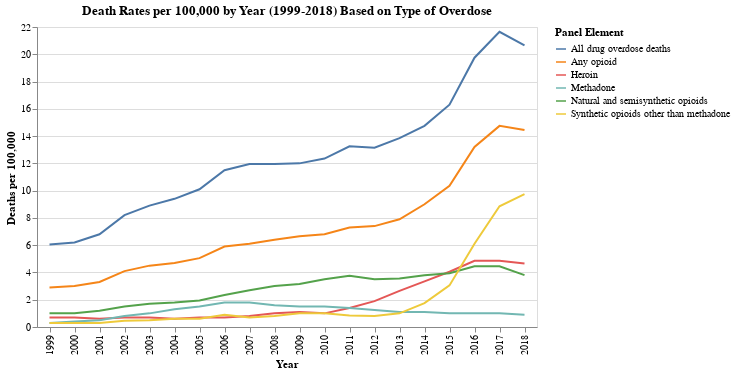

Notebook cell for this chart:
### Code cell
import altair as alt

filtered_data = data[(data['AGE'] == 'All ages') & (data['STUB_LABEL'] == 'All persons') & (data['STUB_NAME'] == 'Total')]

panel_mapping = {'Drug overdose deaths involving other synthetic opioids (other than methadone)': 'Synthetic opioids other than methadone', 
                 'Drug overdose deaths involving any opioid': 'Any opioid', 
                 'Drug overdose deaths involving heroin': 'Heroin', 
                 'Drug overdose deaths involving methadone': 'Methadone',
                 'Drug overdose deaths involving natural and semisynthetic opioids': 'Natural and semisynthetic opioids'}

agg_data = filtered_data.groupby(['YEAR', 'PANEL']).agg({'ESTIMATE': 'mean'}).reset_index()
agg_data['PANEL'] = agg_data['PANEL'].replace(panel_mapping)

alt.Chart(agg_data).mark_line().encode(
     x=alt.X('YEAR:O', axis=alt.Axis(title='Year')),
    y=alt.Y('ESTIMATE:Q', axis=alt.Axis(title='Deaths per 100,000')),
        color=alt.Color('PANEL:N', legend=alt.Legend(title='Panel Element', titleLimit=600, orient='right', columns=1, labelLimit=0))  # Adjust titleLimit, orient, and columns,
).properties(
    title='Death Rates per 100,000 by Year (1999-2018) Based on Type of Overdose',
    width=500  
)

### Figure 1 — Vega-Lite specification as saved in the notebook (floating-point values rounded to 4 significant figures)
{"config": {"view": {"continuousWidth": 300, "continuousHeight": 300}}, "data": {"name": "data-64e8eaaf9633b1f9baf751f4406f9860"}, "mark": {"type": "line"}, "encoding": {"color": {"field": "PANEL", "legend": {"columns": 1, "labelLimit": 0, "orient": "right", "title": "Panel Element", "titleLimit": 600}, "type": "nominal"}, "x": {"axis": {"title": "Year"}, "field": "YEAR", "type": "ordinal"}, "y": {"axis": {"title": "Deaths per 100,000"}, "field": "ESTIMATE", "type": "quantitative"}}, "title": "Death Rates per 100,000 by Year (1999-2018) Based on Type of Overdose", "width": 500, "$schema": "https://vega.github.io/schema/vega-lite/v5.16.3.json", "datasets": {"data-64e8eaaf9633b1f9baf751f4406f9860": [{"YEAR": 1999, "PANEL": "All drug overdose deaths", "ESTIMATE": 6.05}, {"YEAR": 1999, "PANEL": "Any opioid", "ESTIMATE": 2.9}, {"YEAR": 1999, "PANEL": "Heroin", "ESTIMATE": 0.7}, {"YEAR": 1999, "PANEL": "Methadone", "ESTIMATE": 0.3}, {"YEAR": 1999, "PANEL": "Natural and semisynthetic opioids", "ESTIMATE": 1.0}, {"YEAR": 1999, "PANEL": "Synthetic opioids other than methadone", "ESTIMATE": 0.3}, {"YEAR": 2000, "PANEL": "All drug overdose deaths", "ESTIMATE": 6.2}, {"YEAR": 2000, "PANEL": "Any opioid", "ESTIMATE": 3.0}, {"YEAR": 2000, "PANEL": "Heroin", "ESTIMATE": 0.7}, {"YEAR": 2000, "PANEL": "Methadone", "ESTIMATE": 0.4}, {"YEAR": 2000, "PANEL": "Natural and semisynthetic opioids", "ESTIMATE": 1.0}, {"YEAR": 2000, "PANEL": "Synthetic opioids other than methadone", "ESTIMATE": 0.3}, {"YEAR": 2001, "PANEL": "All drug overdose deaths", "ESTIMATE": 6.8}, {"YEAR": 2001, "PANEL": "Any opioid", "ESTIMATE": 3.3}, {"YEAR": 2001, "PANEL": "Heroin", "ESTIMATE": 0.6}, {"YEAR": 2001, "PANEL": "Methadone", "ESTIMATE": 0.5}, {"YEAR": 2001, "PANEL": "Natural and semisynthetic opioids", "ESTIMATE": 1.2}, {"YEAR": 2001, "PANEL": "Synthetic opioids other than methadone", "ESTIMATE": 0.3}, {"YEAR": 2002, "PANEL": "All drug overdose deaths", "ESTIMATE": 8.2}, {"YEAR": 2002, "PANEL": "Any opioid", "ESTIMATE": 4.1}, {"YEAR": 2002, "PANEL": "Heroin", "ESTIMATE": 0.7}, {"YEAR": 2002, "PANEL": "Methadone", "ESTIMATE": 0.8}, {"YEAR": 2002, "PANEL": "Natural and semisynthetic opioids", "ESTIMATE": 1.5}, {"YEAR": 2002, "PANEL": "Synthetic opioids other than methadone", "ESTIMATE": 0.45}, {"YEAR": 2003, "PANEL": "All drug overdose deaths", "ESTIMATE": 8.9}, {"YEAR": 2003, "PANEL": "Any opioid", "ESTIMATE": 4.5}, {"YEAR": 2003, "PANEL": "Heroin", "ESTIMATE": 0.7}, {"YEAR": 2003, "PANEL": "Methadone", "ESTIMATE": 1.0}, {"YEAR": 2003, "PANEL": "Natural and semisynthetic opioids", "ESTIMATE": 1.7}, {"YEAR": 2003, "PANEL": "Synthetic opioids other than methadone", "ESTIMATE": 0.5}, {"YEAR": 2004, "PANEL": "All drug overdose deaths", "ESTIMATE": 9.4}, {"YEAR": 2004, "PANEL": "Any opioid", "ESTIMATE": 4.7}, {"YEAR": 2004, "PANEL": "Heroin", "ESTIMATE": 0.6}, {"YEAR": 2004, "PANEL": "Methadone", "ESTIMATE": 1.3}, {"YEAR": 2004, "PANEL": "Natural and semisynthetic opioids", "ESTIMATE": 1.8}, {"YEAR": 2004, "PANEL": "Synthetic opioids other than methadone", "ESTIMATE": 0.6}, {"YEAR": 2005, "PANEL": "All drug overdose deaths", "ESTIMATE": 10.1}, {"YEAR": 2005, "PANEL": "Any opioid", "ESTIMATE": 5.05}, {"YEAR": 2005, "PANEL": "Heroin", "ESTIMATE": 0.7}, {"YEAR": 2005, "PANEL": "Methadone", "ESTIMATE": 1.5}, {"YEAR": 2005, "PANEL": "Natural and semisynthetic opioids", "ESTIMATE": 1.95}, {"YEAR": 2005, "PANEL": "Synthetic opioids other than methadone", "ESTIMATE": 0.6}, {"YEAR": 2006, "PANEL": "All drug overdose deaths", "ESTIMATE": 11.5}, {"YEAR": 2006, "PANEL": "Any opioid", "ESTIMATE": 5.9}, {"YEAR": 2006, "PANEL": "Heroin", "ESTIMATE": 0.7}, {"YEAR": 2006, "PANEL": "Methadone", "ESTIMATE": 1.8}, {"YEAR": 2006, "PANEL": "Natural and semisynthetic opioids", "ESTIMATE": 2.35}, {"YEAR": 2006, "PANEL": "Synthetic opioids other than methadone", "ESTIMATE": 0.9}, {"YEAR": 2007, "PANEL": "All drug overdose deaths", "ESTIMATE": 11.95}, {"YEAR": 2007, "PANEL": "Any opioid", "ESTIMATE": 6.1}, {"YEAR": 2007, "PANEL": "Heroin", "ESTIMATE": 0.8}, {"YEAR": 2007, "PANEL": "Methadone", "ESTIMATE": 1.8}, {"YEAR": 2007, "PANEL": "Natural and semisynthetic opioids", "ESTIMATE": 2.7}, {"YEAR": 2007, "PANEL": "Synthetic opioids other than methadone", "ESTIMATE": 0.7}, {"YEAR": 2008, "PANEL": "All drug overdose deaths", "ESTIMATE": 11.95}, {"YEAR": 2008, "PANEL": "Any opioid", "ESTIMATE": 6.4}, {"YEAR": 2008, "PANEL": "Heroin", "ESTIMATE": 1.0}, {"YEAR": 2008, "PANEL": "Methadone", "ESTIMATE": 1.6}, {"YEAR": 2008, "PANEL": "Natural and semisynthetic opioids", "ESTIMATE": 3.0}, {"YEAR": 2008, "PANEL": "Synthetic opioids other than methadone", "ESTIMATE": 0.8}, {"YEAR": 2009, "PANEL": "All drug overdose deaths", "ESTIMATE": 12.0}, {"YEAR": 2009, "PANEL": "Any opioid", "ESTIMATE": 6.65}, {"YEAR": 2009, "PANEL": "Heroin", "ESTIMATE": 1.1}, {"YEAR": 2009, "PANEL": "Methadone", "ESTIMATE": 1.5}, {"YEAR": 2009, "PANEL": "Natural and semisynthetic opioids", "ESTIMATE": 3.15}, {"YEAR": 2009, "PANEL": "Synthetic opioids other than methadone", "ESTIMATE": 1.0}, {"YEAR": 2010, "PANEL": "All drug overdose deaths", "ESTIMATE": 12.35}, {"YEAR": 2010, "PANEL": "Any opioid", "ESTIMATE": 6.8}, {"YEAR": 2010, "PANEL": "Heroin", "ESTIMATE": 1.0}, {"YEAR": 2010, "PANEL": "Methadone", "ESTIMATE": 1.5}, {"YEAR": 2010, "PANEL": "Natural and semisynthetic opioids", "ESTIMATE": 3.5}, {"YEAR": 2010, "PANEL": "Synthetic opioids other than methadone", "ESTIMATE": 1.0}, {"YEAR": 2011, "PANEL": "All drug overdose deaths", "ESTIMATE": 13.25}, {"YEAR": 2011, "PANEL": "Any opioid", "ESTIMATE": 7.3}, {"YEAR": 2011, "PANEL": "Heroin", "ESTIMATE": 1.4}, {"YEAR": 2011, "PANEL": "Methadone", "ESTIMATE": 1.4}, {"YEAR": 2011, "PANEL": "Natural and semisynthetic opioids", "ESTIMATE": 3.75}, {"YEAR": 2011, "PANEL": "Synthetic opioids other than methadone", "ESTIMATE": 0.85}, {"YEAR": 2012, "PANEL": "All drug overdose deaths", "ESTIMATE": 13.15}, {"YEAR": 2012, "PANEL": "Any opioid", "ESTIMATE": 7.4}, {"YEAR": 2012, "PANEL": "Heroin", "ESTIMATE": 1.9}, {"YEAR": 2012, "PANEL": "Methadone", "ESTIMATE": 1.25}, {"YEAR": 2012, "PANEL": "Natural and semisynthetic opioids", "ESTIMATE": 3.5}, {"YEAR": 2012, "PANEL": "Synthetic opioids other than methadone", "ESTIMATE": 0.8}, {"YEAR": 2013, "PANEL": "All drug overdose deaths", "ESTIMATE": 13.85}, {"YEAR": 2013, "PANEL": "Any opioid", "ESTIMATE": 7.9}, {"YEAR": 2013, "PANEL": "Heroin", "ESTIMATE": 2.65}, {"YEAR": 2013, "PANEL": "Methadone", "ESTIMATE": 1.1}, {"YEAR": 2013, "PANEL": "Natural and semisynthetic opioids", "ESTIMATE": 3.55}, {"YEAR": 2013, "PANEL": "Synthetic opioids other than methadone", "ESTIMATE": 1.0}, {"YEAR": 2014, "PANEL": "All drug overdose deaths", "ESTIMATE": 14.75}, {"YEAR": 2014, "PANEL": "Any opioid", "ESTIMATE": 9.0}, {"YEAR": 2014, "PANEL": "Heroin", "ESTIMATE": 3.35}, {"YEAR": 2014, "PANEL": "Methadone", "ESTIMATE": 1.1}, {"YEAR": 2014, "PANEL": "Natural and semisynthetic opioids", "ESTIMATE": 3.8}, {"YEAR": 2014, "PANEL": "Synthetic opioids other than methadone", "ESTIMATE": 1.75}, {"YEAR": 2015, "PANEL": "All drug overdose deaths", "ESTIMATE": 16.3}, {"YEAR": 2015, "PANEL": "Any opioid", "ESTIMATE": 10.35}, {"YEAR": 2015, "PANEL": "Heroin", "ESTIMATE": 4.05}, {"YEAR": 2015, "PANEL": "Methadone", "ESTIMATE": 1.0}, {"YEAR": 2015, "PANEL": "Natural and semisynthetic opioids", "ESTIMATE": 3.95}, {"YEAR": 2015, "PANEL": "Synthetic opioids other than methadone", "ESTIMATE": 3.05}, {"YEAR": 2016, "PANEL": "All drug overdose deaths", "ESTIMATE": 19.75}, {"YEAR": 2016, "PANEL": "Any opioid", "ESTIMATE": 13.2}, {"YEAR": 2016, "PANEL": "Heroin", "ESTIMATE": 4.85}, {"YEAR": 2016, "PANEL": "Methadone", "ESTIMATE": 1.0}, {"YEAR": 2016, "PANEL": "Natural and semisynthetic opioids", "ESTIMATE": 4.45}, {"YEAR": 2016, "PANEL": "Synthetic opioids other than methadone", "ESTIMATE": 6.1}, {"YEAR": 2017, "PANEL": "All drug overdose deaths", "ESTIMATE": 21.65}, {"YEAR": 2017, "PANEL": "Any opioid", "ESTIMATE": 14.75}, {"YEAR": 2017, "PANEL": "Heroin", "ESTIMATE": 4.85}, {"YEAR": 2017, "PANEL": "Methadone", "ESTIMATE": 1.0}, {"YEAR": 2017, "PANEL": "Natural and semisynthetic opioids", "ESTIMATE": 4.45}, {"YEAR": 2017, "PANEL": "Synthetic opioids other than methadone", "ESTIMATE": 8.85}, {"YEAR": 2018, "PANEL": "All drug overdose deaths", "ESTIMATE": 20.65}, {"YEAR": 2018, "PANEL": "Any opioid", "ESTIMATE": 14.45}, {"YEAR": 2018, "PANEL": "Heroin", "ESTIMATE": 4.65}, {"YEAR": 2018, "PANEL": "Methadone", "ESTIMATE": 0.9}, {"YEAR": 2018, "PANEL": "Natural and semisynthetic opioids", "ESTIMATE": 3.8}, {"YEAR": 2018, "PANEL": "Synthetic opioids other than methadone", "ESTIMATE": 9.75}]}}
